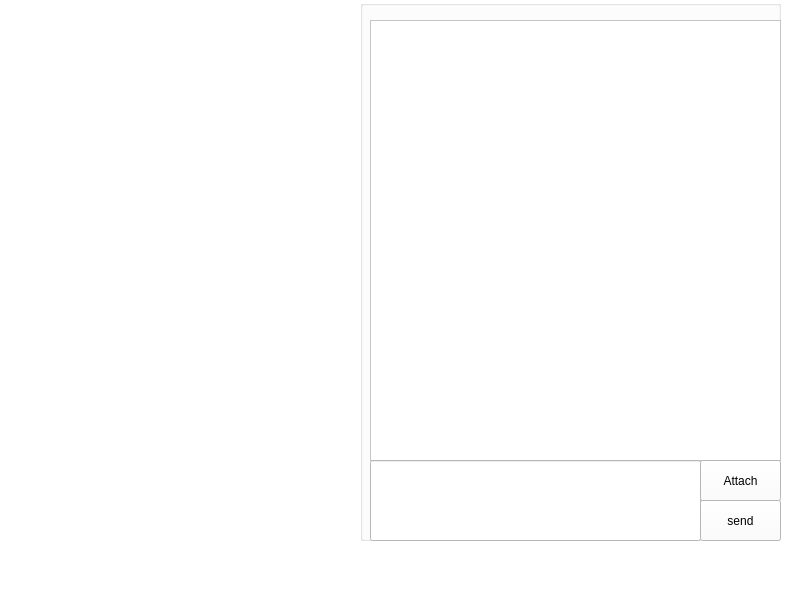
<?xml version="1.0" encoding="UTF-8"?>
<ui version="4.0">
 <class>page4_home</class>
 <widget class="QMainWindow" name="page4_home">
  <property name="geometry">
   <rect>
    <x>0</x>
    <y>0</y>
    <width>794</width>
    <height>594</height>
   </rect>
  </property>
  <property name="windowTitle">
   <string>MainWindow</string>
  </property>
  <property name="styleSheet">
   <string notr="true">background-color: rgb(255, 255, 255);</string>
  </property>
  <widget class="QWidget" name="centralwidget">
   <widget class="QGroupBox" name="groupBox_chatbox">
    <property name="geometry">
     <rect>
      <x>360</x>
      <y>0</y>
      <width>421</width>
      <height>541</height>
     </rect>
    </property>
    <property name="title">
     <string/>
    </property>
    <widget class="QTextBrowser" name="textBrowser_receivedMessages">
     <property name="geometry">
      <rect>
       <x>10</x>
       <y>20</y>
       <width>411</width>
       <height>441</height>
      </rect>
     </property>
    </widget>
    <widget class="QLineEdit" name="lineEdit_message">
     <property name="geometry">
      <rect>
       <x>10</x>
       <y>460</y>
       <width>331</width>
       <height>81</height>
      </rect>
     </property>
    </widget>
    <widget class="QPushButton" name="pushButton_sendMessage">
     <property name="geometry">
      <rect>
       <x>340</x>
       <y>500</y>
       <width>81</width>
       <height>41</height>
      </rect>
     </property>
     <property name="text">
      <string>send</string>
     </property>
    </widget>
    <widget class="QPushButton" name="pushButton_sendAttachment">
     <property name="geometry">
      <rect>
       <x>340</x>
       <y>460</y>
       <width>81</width>
       <height>41</height>
      </rect>
     </property>
     <property name="text">
      <string>Attach</string>
     </property>
    </widget>
   </widget>
  </widget>
  <widget class="QMenuBar" name="menubar">
   <property name="geometry">
    <rect>
     <x>0</x>
     <y>0</y>
     <width>794</width>
     <height>26</height>
    </rect>
   </property>
  </widget>
  <widget class="QStatusBar" name="statusbar"/>
 </widget>
 <resources/>
 <connections/>
</ui>
